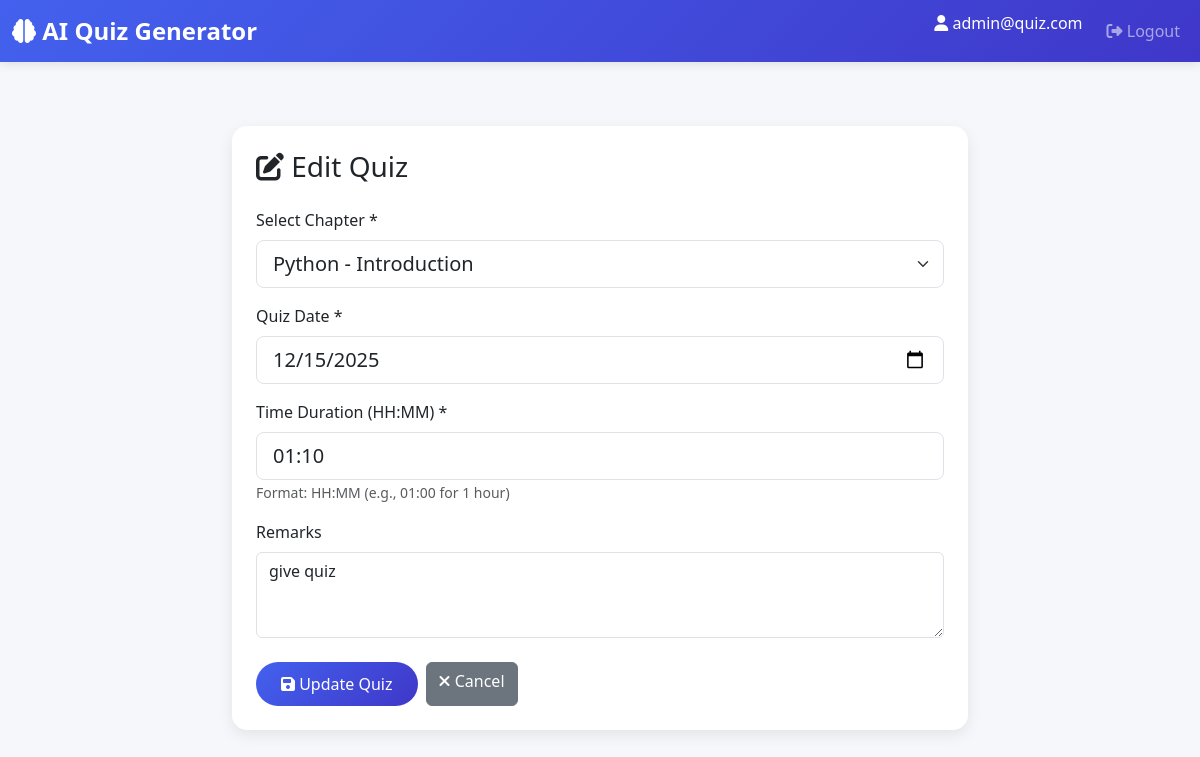
Screenshot of /admin/quiz/edit/1 (signed in) with the database file from the repository.
### models.py (models this page shows, shortened)
class User(db.Model):
    __tablename__ = 'users'
    id = db.Column(db.Integer, primary_key=True)
    username = db.Column(db.String(120), unique=True, nullable=False)
    password = db.Column(db.String(200), nullable=False)
    full_name = db.Column(db.String(100), nullable=False)
    qualification = db.Column(db.String(100))
    date_of_birth = db.Column(db.Date)
    is_admin = db.Column(db.Boolean, default=False)
    created_at = db.Column(db.DateTime, default=datetime.utcnow)
    scores = db.relationship('Score', backref='user', lazy=True, cascade='all, delete-orphan')

class Quiz(db.Model):
    __tablename__ = 'quizzes'
    id = db.Column(db.Integer, primary_key=True)
    chapter_id = db.Column(db.Integer, db.ForeignKey('chapters.id'), nullable=False)
    date_of_quiz = db.Column(db.Date, nullable=False)
    time_duration = db.Column(db.String(10))  # Format: HH:MM
    remarks = db.Column(db.Text)
    created_at = db.Column(db.DateTime, default=datetime.utcnow)
    questions = db.relationship('Question', backref='quiz', lazy=True, cascade='all, delete-orphan')
    scores = db.relationship('Score', backref='quiz', lazy=True, cascade='all, delete-orphan')

class Subject(db.Model):
    __tablename__ = 'subjects'
    id = db.Column(db.Integer, primary_key=True)
    name = db.Column(db.String(100), nullable=False)
    description = db.Column(db.Text)
    created_at = db.Column(db.DateTime, default=datetime.utcnow)
    chapters = db.relationship('Chapter', backref='subject', lazy=True, cascade='all, delete-orphan')

### app.py (the view, shortened to what this page needs)
@app.route('/admin/quiz/edit/<int:id>', methods=['GET', 'POST'])
@admin_required
def edit_quiz(id):
    quiz = Quiz.query.get_or_404(id)
    chapters = Chapter.query.all()
    return render_template('edit_quiz.html', quiz=quiz, chapters=chapters)

### app.py (called while the page is built)
def admin_required(f):
    @wraps(f)
    def decorated_function(*args, **kwargs):
        if 'user_id' not in session:
            flash('Please login first', 'warning')
            return redirect(url_for('login'))
        user = User.query.get(session['user_id'])
        if not user or not user.is_admin:
            flash('Access denied. Admin only.', 'danger')
            return redirect(url_for('user_dashboard'))
        return f(*args, **kwargs)
    return decorated_function

### templates/edit_quiz.html (shortened to what this page needs)
{% extends "base.html" %}
{% block content %}
<div class="container py-5">
    <div class="row justify-content-center">
        <div class="col-md-8">
            <div class="card">
                <div class="card-body p-4">
                    <h3 class="card-title mb-4">
                        <i class="fas fa-edit"></i> Edit Quiz
                    </h3>
                    <form method="POST" action="{{ url_for('edit_quiz', id=quiz.id) }}">
                        <div class="mb-3">
                            <label for="chapter_id" class="form-label">Select Chapter *</label>
                            <select class="form-select form-select-lg" id="chapter_id" name="chapter_id" required>
                                {% for chapter in chapters %}
                                <option value="{{ chapter.id }}" {% if chapter.id == quiz.chapter_id %}selected{% endif %}>
                                    {{ chapter.subject.name }} - {{ chapter.name }}
                                </option>
                                {% endfor %}
                            </select>
                        </div>
                        <div class="mb-3">
                            <label for="date_of_quiz" class="form-label">Quiz Date *</label>
                            <input type="date" class="form-control form-control-lg"
                                   id="date_of_quiz" name="date_of_quiz" required
                                   value="{{ quiz.date_of_quiz.strftime('%Y-%m-%d') }}">
                        </div>
                        <div class="mb-3">
                            <label for="time_duration" class="form-label">Time Duration (HH:MM) *</label>
                            <input type="text" class="form-control form-control-lg"
                                   id="time_duration" name="time_duration" required
                                   value="{{ quiz.time_duration }}"
                                   pattern="[0-9]{2}:[0-9]{2}">
                            <small class="form-text text-muted">Format: HH:MM (e.g., 01:00 for 1 hour)</small>
                        </div>
                        <div class="mb-4">
                            <label for="remarks" class="form-label">Remarks</label>
                            <textarea class="form-control" id="remarks" name="remarks"
                                      rows="3">{{ quiz.remarks or '' }}</textarea>
                        </div>
                        <div class="d-flex gap-2">
                            <button type="submit" class="btn btn-primary">
                                <i class="fas fa-save"></i> Update Quiz
                            </button>
                            <a href="{{ url_for('manage_quizzes') }}" class="btn btn-secondary">
                                <i class="fas fa-times"></i> Cancel
                            </a>
                        </div>
                    </form>
                </div>
            </div>
        </div>
    </div>
</div>
{% endblock %}

### templates/base.html (shortened to what this page needs)
<!DOCTYPE html>
<html lang="en">
<head>
    <link href="https://cdn.jsdelivr.net/npm/bootstrap@5.3.0/dist/css/bootstrap.min.css" rel="stylesheet">
    <link rel="stylesheet" href="https://cdnjs.cloudflare.com/ajax/libs/font-awesome/6.4.0/css/all.min.css">
</head>
<body>
    <nav class="navbar navbar-expand-lg navbar-dark">
        <div class="container-fluid">
            <a class="navbar-brand" href="{{ url_for('index') }}">
                <i class="fas fa-brain"></i> AI Quiz Generator
            </a>
            <div class="collapse navbar-collapse" id="navbarNav">
                <ul class="navbar-nav ms-auto">
                    {% if session.get('user_id') %}
                        <li class="nav-item">
                            <span class="navbar-text text-white me-3">
                                <i class="fas fa-user"></i> {{ session.get('username') }}
                            </span>
                        </li>
                        <li class="nav-item">
                            <a class="nav-link" href="{{ url_for('logout') }}">
                                <i class="fas fa-sign-out-alt"></i> Logout
                            </a>
                        </li>
                    {% endif %}
                </ul>
            </div>
        </div>
    </nav>
    {% block content %}{% endblock %}
</body>
</html>

### templates/base.html (style rules this page uses)
:root { --primary-color: #4361ee; --secondary-color: #3f37c9; --success-color: #06d6a0; --danger-color: #ef476f; --warning-color: #ffd166; --dark-color: #212529; --light-color: #f8f9fa; }
body { font-family: 'Segoe UI', Tahoma, Geneva, Verdana, sans-serif; background-color: #f5f7fa; }
.navbar { background: linear-gradient(135deg, var(--primary-color), var(--secondary-color)); box-shadow: 0 2px 10px rgba(0,0,0,0.1); }
.navbar-brand { font-weight: bold; font-size: 1.5rem; }
.card { border: none; border-radius: 15px; box-shadow: 0 5px 15px rgba(0,0,0,0.08); transition: transform 0.3s, box-shadow 0.3s; }
.btn-primary { background: linear-gradient(135deg, var(--primary-color), var(--secondary-color)); border: none; border-radius: 25px; padding: 10px 25px; transition: all 0.3s; }

### rows the page displays
User: get "admin@quiz.com"
Quiz: chapter_id "Python - Introduction", date_of_quiz "12/15/2025", time_duration "01:10", remarks "give quiz"
